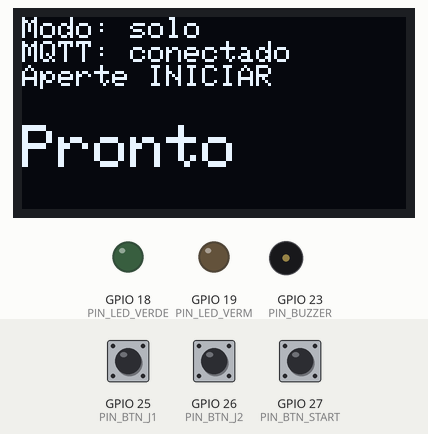
Bench run of a sketch on a simulated ESP32. On the bench: 128×64 one-colour display, output pins drawn as LEDs (lit = HIGH), buzzer (waves = sounding). The test bench sets the inputs (shaded band); at power-on: GPIO 27 (PIN_BTN_START) HIGH, GPIO 25 (PIN_BTN_J1) HIGH, GPIO 26 (PIN_BTN_J2) HIGH. WiFi joins after 1.5 s; servers stay silent unless stated; random numbers use the default seed unless the sketch sets one; no MQTT or app messages arrive unless stated; not simulated (calls return 0 or success): secrets.h; what the sketch prints to the serial monitor is not drawn.

Above: at 2.8 s.
2.9 s: GPIO 27 (PIN_BTN_START) pulled LOW for 0.15 s
At 3.3 s:
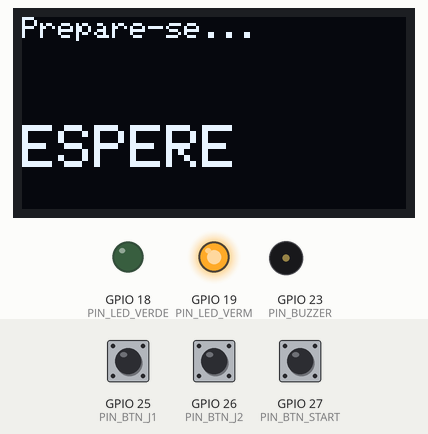
6.0 s: GPIO 25 (PIN_BTN_J1) pulled LOW for 0.15 s
At 7.4 s:
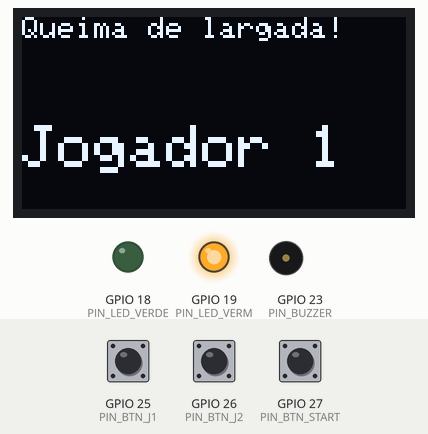
9.1 s: GPIO 27 (PIN_BTN_START) pulled LOW for 3.2 s
At 14.5 s:
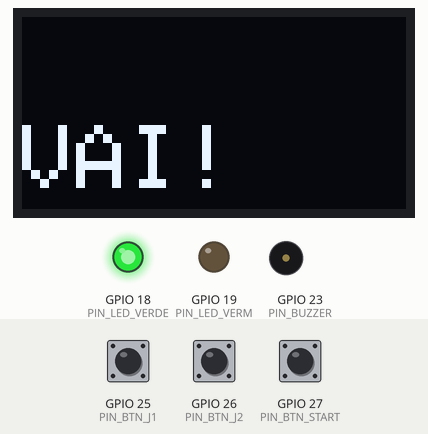
15.2 s: GPIO 25 (PIN_BTN_J1) pulled LOW for 1 s
At 16.3 s:
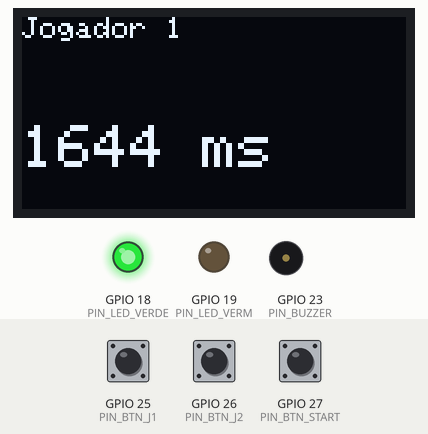
19.2 s: GPIO 27 (PIN_BTN_START) pulled LOW for 1 s
At 20.2 s:
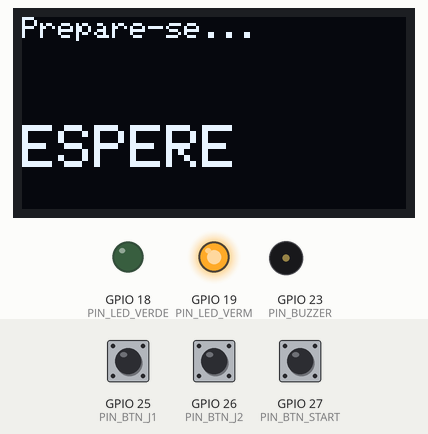
23.2 s: GPIO 25 (PIN_BTN_J1) pulled LOW for 3.2 s
At 23.42 s:
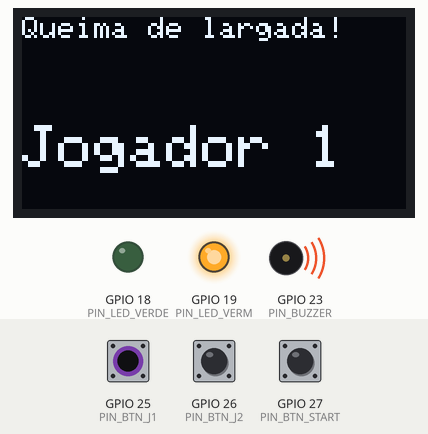
Timing chart, 0 to 29.1 s (numbered marks = the images above; inputs shaded):
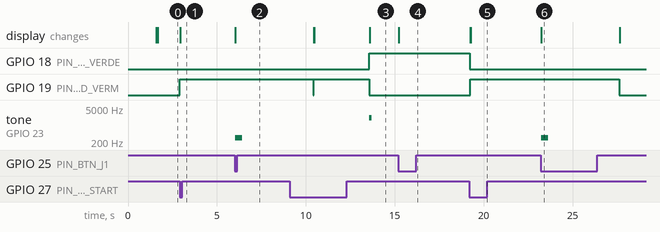

The sketch:

jogo_reacao.ino
```cpp
/*
  Jogo de Tempo de Reacao - ESP32  (versao 3)
  Projeto final de Microcontroladores - UTFPR
  Requer: core ESP32 Arduino 3.x, Adafruit SSD1306, PubSubClient, ArduinoJson 7
*/
#include <WiFi.h>
#include <PubSubClient.h>
#include <ArduinoJson.h>
#include <Wire.h>
#include <Adafruit_GFX.h>
#include <Adafruit_SSD1306.h>
#include "esp_timer.h"
#include "secrets.h"   // WIFI_SSID e WIFI_PASS (copie de secrets.example.h)

#define VERSAO "3"

// ---------- Pinos ----------
#define PIN_BTN_J1     25
#define PIN_BTN_J2     26
#define PIN_BTN_START  27
#define PIN_LED_VERDE  18
#define PIN_LED_VERM   19
#define PIN_BUZZER     23

// ---------- MQTT (troquem "grupo1" por um nome unico do grupo) ----------
const char* MQTT_BROKER      = "broker.hivemq.com";
const int   MQTT_PORTA       = 1883;
const char* TOPICO_RESULTADO = "utfpr/reacao/grupo1/resultado";
const char* TOPICO_COMANDO   = "utfpr/reacao/grupo1/comando";
const char* TOPICO_STATUS    = "utfpr/reacao/grupo1/status";

// ---------- Tempos ----------
const int64_t  DEBOUNCE_US       = 50000;    // 50 ms
const int64_t  REACAO_MINIMA_US  = 80000;    // menos de 80 ms = antecipacao (queima)
const int64_t  LIMITE_RESPOSTA   = 3000000;  // 3 s para reagir
const int64_t  DURACAO_APITO     = 150000;   // 150 ms
const uint32_t TELA_RESULTADO_MS = 4000;
const uint32_t WIFI_TIMEOUT_MS   = 20000;    // desiste do Wi-Fi apos 20 s e joga offline
const uint32_t MQTT_RETRY_MS     = 10000;    // tenta reconectar o MQTT a cada 10 s

// ---------- Objetos ----------
Adafruit_SSD1306 oled(128, 64, &Wire, -1);
WiFiClient wifiClient;
PubSubClient mqtt(wifiClient);
esp_timer_handle_t timerSinal;
portMUX_TYPE mux = portMUX_INITIALIZER_UNLOCKED;   // protege variaveis compartilhadas

// ---------- Estado do jogo ----------
enum Estado { AGUARDANDO, PREPARANDO, VAI, RESULTADO };
Estado estado = AGUARDANDO;

// Preenchidas pelas interrupcoes dos botoes (instante do toque ainda nao processado, em us)
volatile int64_t toqueJ1 = 0, toqueJ2 = 0, toqueStart = 0;
volatile int64_t ultimoJ1 = 0, ultimoJ2 = 0, ultimoStart = 0;

// Preenchidas pelo timer do sinal
volatile int64_t tSinal = 0;
volatile bool sinalDisparado = false;

// Usadas apenas no loop
int64_t inicioSinal = 0;          // instante em que o LED verde acendeu (us)
int64_t tJ1 = 0, tJ2 = 0;         // toque valido de cada jogador (us)
bool pedidoStart = false;         // pedido de inicio vindo do MQTT
String modo   = "solo";           // "solo" ou "duelo"
String nomeJ1 = "Jogador 1";
String nomeJ2 = "Jogador 2";
bool apitoLigado = false;
unsigned long inicioTelaResultado = 0;
unsigned long ultimaTentativaMQTT = 0;

// ================= INTERRUPCOES =================
// Rapidas: so guardam o instante do toque. Quem decide o que fazer e o loop.

void IRAM_ATTR isrJogador1() {
  int64_t agora = esp_timer_get_time();
  portENTER_CRITICAL_ISR(&mux);
  if (agora - ultimoJ1 >= DEBOUNCE_US) toqueJ1 = agora;   // debounce
  ultimoJ1 = agora;
  portEXIT_CRITICAL_ISR(&mux);
}

void IRAM_ATTR isrJogador2() {
  int64_t agora = esp_timer_get_time();
  portENTER_CRITICAL_ISR(&mux);
  if (agora - ultimoJ2 >= DEBOUNCE_US) toqueJ2 = agora;
  ultimoJ2 = agora;
  portEXIT_CRITICAL_ISR(&mux);
}

void IRAM_ATTR isrStart() {
  int64_t agora = esp_timer_get_time();
  portENTER_CRITICAL_ISR(&mux);
  if (agora - ultimoStart >= DEBOUNCE_US) toqueStart = agora;
  ultimoStart = agora;
  portEXIT_CRITICAL_ISR(&mux);
}

// Chamada pelo timer de hardware quando o atraso aleatorio termina
void aoDispararSinal(void* arg) {
  int64_t agora = esp_timer_get_time();
  digitalWrite(PIN_LED_VERM, LOW);
  digitalWrite(PIN_LED_VERDE, HIGH);
  portENTER_CRITICAL(&mux);
  tSinal = agora;
  sinalDisparado = true;
  portEXIT_CRITICAL(&mux);
}

// ================= LEITURA SEGURA DOS EVENTOS =================

// Devolve o instante do toque se ele for real (botao ainda apertado); senao, 0.
int64_t lerToque(volatile int64_t& toque, int pino) {
  portENTER_CRITICAL(&mux);
  int64_t t = toque;
  toque = 0;
  portEXIT_CRITICAL(&mux);
  if (t == 0) return 0;
  if (digitalRead(pino) != LOW) return 0;   // pulso falso: botao nao esta apertado
  return t;
}

bool lerSinal(int64_t& instante) {
  portENTER_CRITICAL(&mux);
  bool disparou = sinalDisparado;
  instante = tSinal;
  portEXIT_CRITICAL(&mux);
  return disparou;
}

// ================= SAIDAS =================

// topo: texto pequeno (pode ter \n); grande: texto em destaque
void mostrar(const String& topo, const String& grande, uint8_t tamanho = 2) {
  oled.clearDisplay();
  oled.setTextColor(SSD1306_WHITE);
  oled.setTextSize(1);
  oled.setCursor(0, 0);
  oled.println(topo);
  oled.setTextSize(tamanho);
  oled.setCursor(0, 36);
  oled.println(grande);
  oled.display();
}

void ligarApito(uint32_t freq) { ledcWriteTone(PIN_BUZZER, freq); apitoLigado = true; }
void pararApito() { if (apitoLigado) { ledcWriteTone(PIN_BUZZER, 0); apitoLigado = false; } }

void publicarStatus(const char* s) {
  if (mqtt.connected()) mqtt.publish(TOPICO_STATUS, s);
}

void publicarResultado(const String& jogador, long tempoMs, bool queimou) {
  JsonDocument doc;
  doc["jogador"] = jogador;
  if (queimou) doc["tempo_ms"] = nullptr;
  else         doc["tempo_ms"] = tempoMs;
  doc["modo"] = modo;
  doc["queimou"] = queimou;
  char buffer[200];
  serializeJson(doc, buffer, sizeof(buffer));
  Serial.println(buffer);
  if (mqtt.connected()) mqtt.publish(TOPICO_RESULTADO, buffer);
  else Serial.println("(offline: resultado nao enviado)");
}

void telaInicial() {
  digitalWrite(PIN_LED_VERDE, LOW);
  digitalWrite(PIN_LED_VERM, LOW);
  pararApito();
  String rede = mqtt.connected() ? "MQTT: conectado" : "MQTT: offline";
  mostrar("Modo: " + modo + "\n" + rede + "\nAperte INICIAR", "Pronto", 2);
}

void irParaResultado() {
  estado = RESULTADO;
  inicioTelaResultado = millis();
  publicarStatus("fim");
}

// ================= LOGICA DO JOGO =================

void iniciarRodada() {
  portENTER_CRITICAL(&mux);
  toqueJ1 = 0; toqueJ2 = 0; toqueStart = 0;
  tSinal = 0; sinalDisparado = false;
  portEXIT_CRITICAL(&mux);
  tJ1 = 0; tJ2 = 0; inicioSinal = 0;

  digitalWrite(PIN_LED_VERDE, LOW);
  digitalWrite(PIN_LED_VERM, HIGH);
  mostrar("Prepare-se...", "ESPERE", 2);

  uint32_t atrasoMs = 1000 + esp_random() % 4000;   // 1 a 5 s
  esp_timer_start_once(timerSinal, (uint64_t)atrasoMs * 1000);
  estado = PREPARANDO;
  publicarStatus("preparando");
}

void queimaDeLargada(int jogador) {
  esp_timer_stop(timerSinal);
  String nome = (jogador == 1) ? nomeJ1 : nomeJ2;
  digitalWrite(PIN_LED_VERDE, LOW);
  digitalWrite(PIN_LED_VERM, HIGH);
  mostrar("Queima de largada!", nome, 2);
  ligarApito(300);
  delay(400);
  pararApito();
  Serial.printf("Queima de largada: %s\n", nome.c_str());
  publicarResultado(nome, 0, true);
  irParaResultado();
}

void finalizarRodada() {
  pararApito();
  long r1 = tJ1 ? (long)((tJ1 - inicioSinal) / 1000) : -1;
  long r2 = tJ2 ? (long)((tJ2 - inicioSinal) / 1000) : -1;

  if (modo == "solo") {
    Serial.printf("Reacao: %s = %ld ms\n", nomeJ1.c_str(), r1);
    mostrar(nomeJ1, String(r1) + " ms", 2);
    publicarResultado(nomeJ1, r1, false);
  } else {
    Serial.printf("Reacao: J1 = %ld ms | J2 = %ld ms\n", r1, r2);
    String vencedor = (r2 < 0 || (r1 >= 0 && r1 <= r2)) ? nomeJ1 : nomeJ2;
    String placar = String("J1: ") + (r1 >= 0 ? String(r1) + " ms" : String("--"))
                  + "\nJ2: " + (r2 >= 0 ? String(r2) + " ms" : String("--"))
                  + "\nVencedor:";
    mostrar(placar, vencedor, 2);
    if (r1 >= 0) publicarResultado(nomeJ1, r1, false);
    if (r2 >= 0) publicarResultado(nomeJ2, r2, false);
  }
  irParaResultado();
}

// ================= REDE =================

void aoReceberMQTT(char* topico, byte* payload, unsigned int tamanho) {
  JsonDocument doc;
  if (deserializeJson(doc, payload, tamanho)) return;   // ignora JSON invalido
  if (doc["jogador1"].is<const char*>()) nomeJ1 = doc["jogador1"].as<String>();
  if (doc["jogador2"].is<const char*>()) nomeJ2 = doc["jogador2"].as<String>();
  if (doc["modo"] == "solo" || doc["modo"] == "duelo") modo = doc["modo"].as<String>();
  if (doc["acao"] == "iniciar" && estado == AGUARDANDO) pedidoStart = true;
  if (estado == AGUARDANDO && !pedidoStart) telaInicial();
}

void conectarWiFi() {
  mostrar("Conectando Wi-Fi...", "", 2);
  WiFi.mode(WIFI_STA);
  WiFi.begin(WIFI_SSID, WIFI_PASS);
  unsigned long inicio = millis();
  while (WiFi.status() != WL_CONNECTED && millis() - inicio < WIFI_TIMEOUT_MS) {
    delay(250);
    Serial.print(".");
  }
  if (WiFi.status() == WL_CONNECTED) {
    Serial.print("\nIP: ");
    Serial.println(WiFi.localIP());
  } else {
    Serial.println("\nSem Wi-Fi: jogando offline (tenta de novo sozinho)");
  }
}

// Uma tentativa so, sem travar o jogo
void conectarMQTT() {
  if (WiFi.status() != WL_CONNECTED) return;
  String id = "esp32-reacao-" + String((uint32_t)esp_random(), HEX);
  if (mqtt.connect(id.c_str())) {
    mqtt.subscribe(TOPICO_COMANDO);
    Serial.println("MQTT conectado");
  } else {
    Serial.printf("Falha MQTT, rc=%d\n", mqtt.state());
  }
}

// ================= SETUP E LOOP =================

void setup() {
  Serial.begin(115200);
  Serial.println("\nJogo de Reacao - versao " VERSAO);

  pinMode(PIN_BTN_J1, INPUT_PULLUP);
  pinMode(PIN_BTN_J2, INPUT_PULLUP);
  pinMode(PIN_BTN_START, INPUT_PULLUP);
  pinMode(PIN_LED_VERDE, OUTPUT);
  pinMode(PIN_LED_VERM, OUTPUT);

  // PWM (LEDC) no buzzer, resolucao de 8 bits
  ledcAttach(PIN_BUZZER, 2000, 8);
  ledcWriteTone(PIN_BUZZER, 0);

  Wire.begin(21, 22);
  if (!oled.begin(SSD1306_SWITCHCAPVCC, 0x3C)) Serial.println("OLED nao encontrado");

  // Interrupcoes de GPIO
  attachInterrupt(digitalPinToInterrupt(PIN_BTN_J1), isrJogador1, FALLING);
  attachInterrupt(digitalPinToInterrupt(PIN_BTN_J2), isrJogador2, FALLING);
  attachInterrupt(digitalPinToInterrupt(PIN_BTN_START), isrStart, FALLING);

  // Timer de hardware para o atraso aleatorio
  esp_timer_create_args_t args = {};
  args.callback = &aoDispararSinal;
  args.name = "sinal";
  esp_timer_create(&args, &timerSinal);

  conectarWiFi();
  mqtt.setServer(MQTT_BROKER, MQTT_PORTA);
  mqtt.setCallback(aoReceberMQTT);
  mqtt.setSocketTimeout(5);
  mostrar("Conectando MQTT...", "", 2);
  conectarMQTT();
  ultimaTentativaMQTT = millis();
  telaInicial();
  publicarStatus("aguardando");
}

void loop() {
  // Rede: mantem o MQTT vivo; se caiu, tenta de novo so entre rodadas
  if (mqtt.connected()) {
    mqtt.loop();
  } else if (estado == AGUARDANDO && millis() - ultimaTentativaMQTT > MQTT_RETRY_MS) {
    ultimaTentativaMQTT = millis();
    conectarMQTT();
    if (mqtt.connected()) {
      telaInicial();
      publicarStatus("aguardando");
    }
  }

  switch (estado) {
    case AGUARDANDO: {
      int64_t start = lerToque(toqueStart, PIN_BTN_START);
      lerToque(toqueJ1, PIN_BTN_J1);   // descarta toques fora de hora
      lerToque(toqueJ2, PIN_BTN_J2);
      if (start || pedidoStart) {
        pedidoStart = false;
        iniciarRodada();
      }
      break;
    }

    case PREPARANDO: {
      int64_t ts;
      if (lerSinal(ts)) {
        // LED verde acendeu: comeca a contar
        inicioSinal = ts;
        estado = VAI;
        ligarApito(2000);
        mostrar("", "VAI!", 3);
        publicarStatus("vai");
        break;
      }
      // Ainda nao acendeu: qualquer toque real e queima de largada
      if (lerToque(toqueJ1, PIN_BTN_J1)) {
        queimaDeLargada(1);
      } else if (modo == "duelo" && lerToque(toqueJ2, PIN_BTN_J2)) {
        queimaDeLargada(2);
      }
      if (modo == "solo") lerToque(toqueJ2, PIN_BTN_J2);   // J2 nao joga no modo solo
      break;
    }

    case VAI: {
      int64_t agora = esp_timer_get_time();
      if (agora - inicioSinal > DURACAO_APITO) pararApito();

      int64_t t1 = lerToque(toqueJ1, PIN_BTN_J1);
      int64_t t2 = lerToque(toqueJ2, PIN_BTN_J2);

      // Toque antes do sinal ou rapido demais (< 80 ms) = queima de largada
      if (t1 && tJ1 == 0) {
        if (t1 - inicioSinal < REACAO_MINIMA_US) { queimaDeLargada(1); break; }
        tJ1 = t1;
      }
      if (modo == "duelo" && t2 && tJ2 == 0) {
        if (t2 - inicioSinal < REACAO_MINIMA_US) { queimaDeLargada(2); break; }
        tJ2 = t2;
      }

      bool j1 = (tJ1 != 0), j2 = (tJ2 != 0);
      bool todos = (modo == "solo") ? j1 : (j1 && j2);
      bool esgotou = (agora - inicioSinal) > LIMITE_RESPOSTA;

      if (todos || (esgotou && (j1 || j2))) {
        finalizarRodada();
      } else if (esgotou) {
        pararApito();
        mostrar("Ninguem apertou", "ESGOTOU", 2);
        irParaResultado();
      }
      break;
    }

    case RESULTADO:
      if (millis() - inicioTelaResultado > TELA_RESULTADO_MS) {
        estado = AGUARDANDO;
        telaInicial();
        publicarStatus("aguardando");
      }
      break;
  }
}
```

Measured:
- after the input at 2.9 s, GPIO 19 (PIN_LED_VERM): LOW → HIGH at once; the display: changes at once (image 1)
- after the input at 9.1 s, GPIO 18 (PIN_LED_VERDE): LOW → HIGH after 4.5 s; tone on GPIO 23 (PIN_BUZZER): silent → 2000 Hz after 4.5 s, → silent 0.15 s later
- after the input at 19.2 s, GPIO 19 (PIN_LED_VERM): LOW → HIGH after 0.05 s
